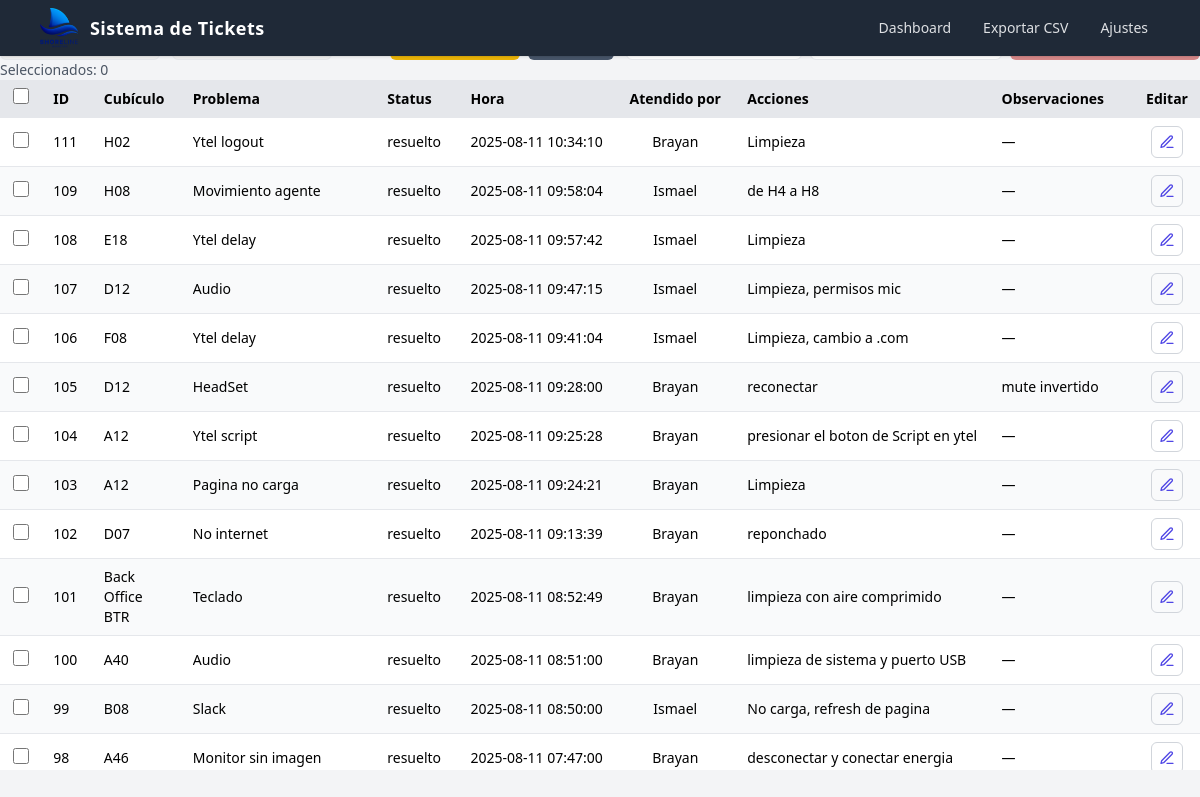
/dashboard, run on the app's committed database.
### tables this page shows
CREATE TABLE tickets (
            id            INTEGER PRIMARY KEY AUTOINCREMENT,
            cubiculo      TEXT    NOT NULL,
            problema      TEXT    NOT NULL,
            solucion      TEXT,
            status        TEXT    NOT NULL DEFAULT 'pendiente',
            atendido_por  TEXT,
            hora          TEXT
        , observaciones TEXT);

### tickets_app.py (the view)
@app.route('/dashboard')
def dashboard():
    status = request.args.get('status', 'todos')
    tech   = request.args.get('tech', 'todos')
    tickets = query_tickets(status, tech)
    message  = request.args.get('message')
    category = request.args.get('category', 'success')
    return render_template('dashboard.html',
        tickets=tickets, tecnicos=TECHNICOS,
        cubiculos=CUBICULOS, problemas=PROBLEMAS,
        selected_status=status, selected_tech=tech,
        message=message, category=category)

### tickets_app.py (called while the page is built)
def get_db_connection():
    conn = sqlite3.connect(DATABASE)
    conn.row_factory = sqlite3.Row
    return conn

def init_db():
    conn = get_db_connection()
    conn.execute('''
        CREATE TABLE IF NOT EXISTS tickets (
            id            INTEGER PRIMARY KEY AUTOINCREMENT,
            cubiculo      TEXT    NOT NULL,
            problema      TEXT    NOT NULL,
            solucion      TEXT,
            status        TEXT    NOT NULL DEFAULT 'pendiente',
            atendido_por  TEXT,
            hora          TEXT,
            observaciones TEXT
        );
    ''')
    conn.execute('''
        CREATE TABLE IF NOT EXISTS settings (
            key   TEXT PRIMARY KEY,
            value TEXT NOT NULL
        );
    ''')
    conn.execute('CREATE INDEX IF NOT EXISTS idx_ticket_cub_status ON tickets (cubiculo, status)')
    conn.commit()
    conn.close()

@app.before_request
def _ensure_db():
    init_db()

def query_tickets(status: str, tech: str):
    conn = get_db_connection()
    where, params = [], []
    if status in ('pendiente', 'en progreso', 'resuelto'):
        where.append("status=?"); params.append(status)
    if tech and tech != 'todos':
        where.append("atendido_por=?"); params.append(tech)
    sql = "SELECT * FROM tickets"
    if where: sql += " WHERE " + " AND ".join(where)
    sql += " ORDER BY id DESC"
    rows = conn.execute(sql, tuple(params)).fetchall()
    conn.close()
    return rows

### templates/dashboard.html (shortened to what this page needs)
<!DOCTYPE html>
<html lang="es">
<head>
  <script src="https://cdn.tailwindcss.com"></script>
</head>
<body class="bg-gray-100">
  <header class="fixed top-0 left-0 right-0 z-50 bg-gray-800 shadow">
    <div class="max-w-6xl mx-auto px-4">
      <div class="h-14 flex items-center gap-3">
        <img src="{{ url_for('static', filename='Logo.png') }}" alt="Logotipo" class="h-10 w-auto" />
        <h1 class="text-white text-lg font-semibold tracking-wide">Sistema de Tickets</h1>
        <nav class="ml-auto flex items-center gap-2">
          <a href="{{ url_for('dashboard') }}"
             class="text-gray-100/90 hover:text-white text-sm px-3 py-1.5 rounded hover:bg-gray-700">Dashboard</a>
          <a href="{{ url_for('export_tickets') }}"
             class="text-gray-100/90 hover:text-white text-sm px-3 py-1.5 rounded hover:bg-gray-700">Exportar CSV</a>
          <a href="{{ url_for('admin_settings') }}"
             class="text-gray-100/90 hover:text-white text-sm px-3 py-1.5 rounded hover:bg-gray-700">Ajustes</a>
        </nav>
      </div>
    </div>
  </header>
    <div class="grid gap-3 lg:grid-cols-[1fr_auto_auto] items-end">
      <div class="flex flex-wrap items-end gap-3">
        <div>
          <label for="statusFilter" class="block text-sm text-gray-700">Estado</label>
        </div>
        <div>
          <label for="techFilter" class="block text-sm text-gray-700">Técnico</label>
        </div>
      </div>
      <div class="flex items-end gap-2 justify-start lg:justify-center">
        <a id="exportBtn" href="{{ url_for('export_tickets') }}"
           class="bg-yellow-500 text-white px-4 h-10 rounded-md hover:bg-yellow-600 flex items-center">
        </a>
        <a href="{{ url_for('admin_settings') }}"
           class="bg-slate-600 text-white px-4 h-10 rounded-md hover:bg-slate-700 flex items-center">
        </a>
      </div>
      <form id="delete-selected-form"
            class="flex flex-wrap lg:flex-nowrap items-end gap-2 justify-start lg:justify-end">
        <button id="delete-selected-btn" type="submit"
                class="bg-red-700 text-white px-4 h-10 rounded-md hover:bg-red-800 disabled:opacity-50"
                disabled>Borrar seleccionados</button>
      </form>
    </div>
    <div class="text-sm text-gray-600">Seleccionados: <span id="sel-count">0</span></div>
    <div class="relative overflow-auto max-h-[70vh]">
      <table class="min-w-full table-fixed text-sm">
        <thead class="sticky top-0 z-10 bg-gray-200">
          <tr>
            <th class="px-3 py-2 text-center w-12">
              <input id="check-all" type="checkbox" class="h-4 w-4">
            </th>
            <th class="px-3 py-2 text-left w-16">ID</th>
            <th class="px-3 py-2 text-left w-28">Cubículo</th>
            <th class="px-3 py-2 text-left w-[26rem]">Problema</th>
            <th class="px-3 py-2 text-left w-28">Status</th>
            <th class="px-3 py-2 text-left w-40 whitespace-nowrap">Hora</th>
            <th class="px-3 py-2 text-center w-36 whitespace-nowrap">Atendido por</th>
            <th class="px-3 py-2 text-left w-64">Acciones</th>
            <th class="px-3 py-2 text-left w-60">Observaciones</th>
            <th class="px-3 py-2 text-center w-14">Editar</th>
          </tr>
        </thead>
        <tbody id="tickets-body" data-max-id="{{ tickets[0].id if tickets|length else 0 }}">
          {% include "_tickets_tbody.html" %}
        </tbody>
      </table>
    </div>
</body>
</html>

### templates/_tickets_tbody.html (shortened to what this page needs)
{% for ticket in tickets %}
  <tr class="border-t odd:bg-white even:bg-gray-50">
    <td class="px-3 py-2 align-middle text-center">
      <input type="checkbox" class="row-check h-4 w-4" data-id="{{ ticket.id }}">
    </td>
    <td class="px-3 py-2 align-middle">{{ ticket.id }}</td>
    <td class="px-3 py-2 align-middle">{{ ticket.cubiculo }}</td>
    <td class="px-3 py-2 align-middle">
      <div class="max-w-[24rem] truncate" title="{{ ticket.problema }}">{{ ticket.problema }}</div>
    </td>
    <td class="px-3 py-2 align-middle">{{ ticket.status }}</td>
    <td class="px-3 py-2 align-middle whitespace-nowrap">{{ ticket.hora }}</td>
    <td class="px-3 py-2 align-middle text-center whitespace-nowrap">
      {% if ticket.status == 'resuelto' %}
        {{ ticket.atendido_por }}
      {% else %}
        —
      {% endif %}
    </td>
    <td class="px-3 py-2 align-middle">
      {% if ticket.status == 'pendiente' %}
        <a href="{{ url_for('process_ticket', ticket_id=ticket.id) }}"
           class="inline-flex items-center bg-blue-600 text-white px-3 h-9 rounded-md hover:bg-blue-700"
           data-action="attend"
           data-ticket-id="{{ ticket.id }}">Atendiendo</a>
      {% else %}
        <div class="max-w-[18rem] truncate" title="{{ ticket.solucion }}">{{ ticket.solucion }}</div>
      {% endif %}
    </td>
    <td class="px-3 py-2 align-middle">
      <div class="max-w-[18rem] truncate" title="{{ ticket.observaciones }}">{{ ticket.observaciones or '—' }}</div>
    </td>
    <td class="px-3 py-2 align-middle text-center">
      <button type="button"
              class="inline-flex items-center justify-center w-8 h-8 rounded-md border border-gray-300 text-indigo-600 hover:bg-indigo-50"
              title="Editar ticket"
              data-action="edit"
              data-id="{{ ticket.id }}"
              data-cubiculo="{{ ticket.cubiculo }}"
              data-problema="{{ ticket.problema }}"
              data-status="{{ ticket.status }}"
              data-atendido="{{ ticket.atendido_por or '' }}"
              data-solucion="{{ ticket.solucion or '' }}"
              data-hora="{{ ticket.hora or '' }}"
              data-observaciones="{{ ticket.observaciones or '' }}">
        <svg xmlns="http://www.w3.org/2000/svg" class="w-4 h-4" viewBox="0 0 24 24" fill="none" stroke="currentColor">
          <path d="M12 20h9" stroke-width="2" stroke-linecap="round"/>
          <path d="M16.5 3.5a2.121 2.121 0 1 1 3 3L7 19l-4 1 1-4L16.5 3.5z" stroke-width="2" stroke-linejoin="round"/>
        </svg>
      </button>
    </td>
  </tr>
{% endfor %}

### data on the page
tickets: id "111", cubiculo "H02", problema "Ytel logout", status "resuelto", hora "2025-08-11 10:34:10", atendido_por "Brayan", solucion "Limpieza", observaciones "—"
tickets: id "109", cubiculo "H08", problema "Movimiento agente", status "resuelto", hora "2025-08-11 09:58:04", atendido_por "Ismael", solucion "de H4 a H8", observaciones "—"
tickets: id "108", cubiculo "E18", problema "Ytel delay", status "resuelto", hora "2025-08-11 09:57:42", atendido_por "Ismael", solucion "Limpieza", observaciones "—"
tickets: id "107", cubiculo "D12", problema "Audio", status "resuelto", hora "2025-08-11 09:47:15", atendido_por "Ismael", solucion "Limpieza, permisos mic", observaciones "—"
tickets: id "106", cubiculo "F08", problema "Ytel delay", status "resuelto", hora "2025-08-11 09:41:04", atendido_por "Ismael", solucion "Limpieza, cambio a .com", observaciones "—"
tickets: id "105", cubiculo "D12", problema "HeadSet", status "resuelto", hora "2025-08-11 09:28:00", atendido_por "Brayan", solucion "reconectar", observaciones "mute invertido"
tickets: id "104", cubiculo "A12", problema "Ytel script", status "resuelto", hora "2025-08-11 09:25:28", atendido_por "Brayan", solucion "presionar el boton de Script en ytel", observaciones "—"
tickets: id "103", cubiculo "A12", problema "Pagina no carga", status "resuelto", hora "2025-08-11 09:24:21", atendido_por "Brayan", solucion "Limpieza", observaciones "—"
tickets: id "102", cubiculo "D07", problema "No internet", status "resuelto", hora "2025-08-11 09:13:39", atendido_por "Brayan", solucion "reponchado", observaciones "—"
tickets: id "101", cubiculo "Back Office BTR", problema "Teclado", status "resuelto", hora "2025-08-11 08:52:49", atendido_por "Brayan", solucion "limpieza con aire comprimido", observaciones "—"
tickets: id "100", cubiculo "A40", problema "Audio", status "resuelto", hora "2025-08-11 08:51:00", atendido_por "Brayan", solucion "limpieza de sistema y puerto USB", observaciones "—"
tickets: id "99", cubiculo "B08", problema "Slack", status "resuelto", hora "2025-08-11 08:50:00", atendido_por "Ismael", solucion "No carga, refresh de pagina", observaciones "—"
tickets: id "98", cubiculo "A46", problema "Monitor sin imagen", status "resuelto", hora "2025-08-11 07:47:00", atendido_por "Brayan", solucion "desconectar y conectar energia", observaciones "—"
